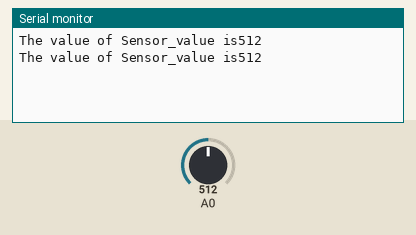
Simulated run of this sketch. Board: Arduino Uno, built with avr-gcc and run on an emulated ATmega328P. Parts: the last lines printed to the serial monitor. Inputs (shaded band) come from the test bench; at power-on: A0 = 512.

Above: at 1.8 s.
1.9 s: A0 set to 716
At 2.8 s:
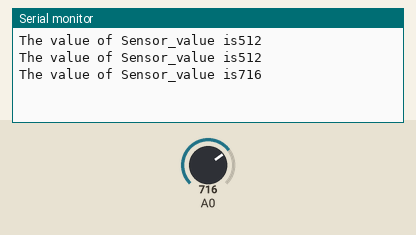
3.4 s: A0 set to 900
At 4.6 s:
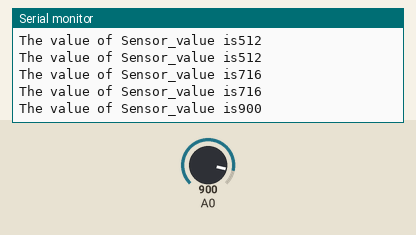
Timing chart, 0 to 6.4 s (numbered marks = the images above; inputs shaded):
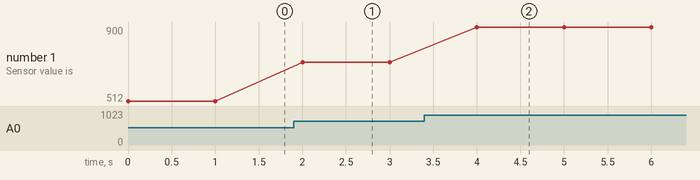

The sketch:

IR_Sensor_Interface.ino
```cpp
void setup() {
  // put your setup code here, to run once:
Serial.begin(9600);
}

void loop() {
  // put your main code here, to run repeatedly:
int Sensor_value = analogRead(A0);
Serial.println("The value of Sensor_value is" + String(Sensor_value));
delay(1000);
}
```

Measured:
- after the input at 1.9 s, the serial monitor: prints a new line after 0.10 s (image 1)
- after the input at 3.4 s, the serial monitor: prints a new line after 0.60 s (image 2)
- plotted number 1: 512 → 716 after the input at 1.9 s, 716 → 900 after the input at 3.4 s
